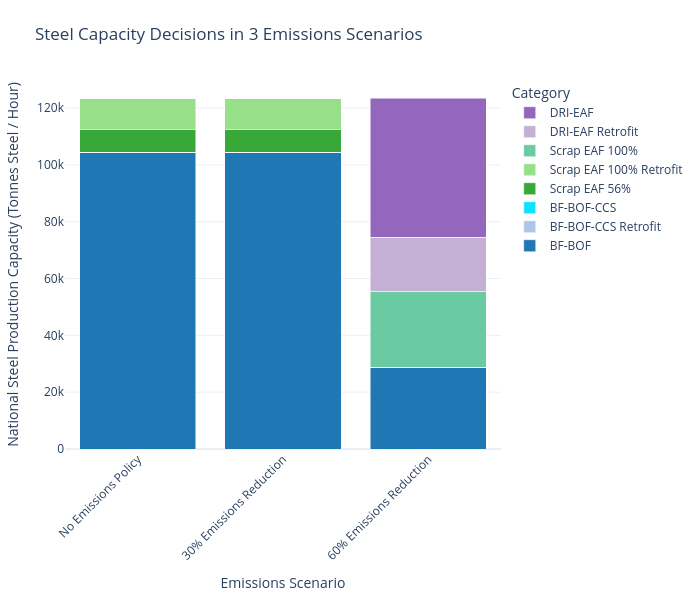

The notebook cell saved with this chart:
### Code cell
plot_stacked_bar(
    consolidate_capacity(steel_df).T,
    scenario_map=scenario_map,
    name_map=tech_name_map,
    color_map=custom_color_map,
    title_name = "Steel Capacity Decisions in 3 Emissions Scenarios",
    xaxis_name="Emissions Scenario",
    yaxis_name="National Steel Production Capacity (Tonnes Steel / Hour)",
    width=700
)

### Figure 1 — Plotly figure (JSON) as saved in the notebook; plotly's stock layout.template omitted (floating-point values rounded to 4 significant figures)
{"data": [{"hovertemplate": "Category=BF-BOF<br>Emissions Scenario=%{x}<br>National Steel Production Capacity (Tonnes Steel / Hour)=%{y}<extra></extra>", "legendgroup": "BF-BOF", "marker": {"color": "#1f77b4", "pattern": {"shape": ""}}, "name": "BF-BOF", "orientation": "v", "showlegend": true, "textposition": "auto", "type": "bar", "x": ["No Emissions Policy", "30% Emissions Reduction", "60% Emissions Reduction"], "xaxis": "x", "y": [104400.0, 104400.0, 28790.0], "yaxis": "y"}, {"hovertemplate": "Category=BF-BOF-CCS Retrofit<br>Emissions Scenario=%{x}<br>National Steel Production Capacity (Tonnes Steel / Hour)=%{y}<extra></extra>", "legendgroup": "BF-BOF-CCS Retrofit", "marker": {"color": "#aec7e8", "pattern": {"shape": ""}}, "name": "BF-BOF-CCS Retrofit", "orientation": "v", "showlegend": true, "textposition": "auto", "type": "bar", "x": ["No Emissions Policy", "30% Emissions Reduction", "60% Emissions Reduction"], "xaxis": "x", "y": [0.0, 0.0, 0.0], "yaxis": "y"}, {"hovertemplate": "Category=BF-BOF-CCS<br>Emissions Scenario=%{x}<br>National Steel Production Capacity (Tonnes Steel / Hour)=%{y}<extra></extra>", "legendgroup": "BF-BOF-CCS", "marker": {"color": "#0ee3ff", "pattern": {"shape": ""}}, "name": "BF-BOF-CCS", "orientation": "v", "showlegend": true, "textposition": "auto", "type": "bar", "x": ["No Emissions Policy", "30% Emissions Reduction", "60% Emissions Reduction"], "xaxis": "x", "y": [0.0, 0.0, 0.0], "yaxis": "y"}, {"hovertemplate": "Category=Scrap EAF 56%<br>Emissions Scenario=%{x}<br>National Steel Production Capacity (Tonnes Steel / Hour)=%{y}<extra></extra>", "legendgroup": "Scrap EAF 56%", "marker": {"color": "#38a938", "pattern": {"shape": ""}}, "name": "Scrap EAF 56%", "orientation": "v", "showlegend": true, "textposition": "auto", "type": "bar", "x": ["No Emissions Policy", "30% Emissions Reduction", "60% Emissions Reduction"], "xaxis": "x", "y": [7920.0, 7919.0, 3.352], "yaxis": "y"}, {"hovertemplate": "Category=Scrap EAF 100% Retrofit<br>Emissions Scenario=%{x}<br>National Steel Production Capacity (Tonnes Steel / Hour)=%{y}<extra></extra>", "legendgroup": "Scrap EAF 100% Retrofit", "marker": {"color": "#98df8a", "pattern": {"shape": ""}}, "name": "Scrap EAF 100% Retrofit", "orientation": "v", "showlegend": true, "textposition": "auto", "type": "bar", "x": ["No Emissions Policy", "30% Emissions Reduction", "60% Emissions Reduction"], "xaxis": "x", "y": [11070.0, 11070.0, 2.433], "yaxis": "y"}, {"hovertemplate": "Category=Scrap EAF 100%<br>Emissions Scenario=%{x}<br>National Steel Production Capacity (Tonnes Steel / Hour)=%{y}<extra></extra>", "legendgroup": "Scrap EAF 100%", "marker": {"color": "#6acaa2", "pattern": {"shape": ""}}, "name": "Scrap EAF 100%", "orientation": "v", "showlegend": true, "textposition": "auto", "type": "bar", "x": ["No Emissions Policy", "30% Emissions Reduction", "60% Emissions Reduction"], "xaxis": "x", "y": [1.109, 2.249, 26790.0], "yaxis": "y"}, {"hovertemplate": "Category=DRI-EAF Retrofit<br>Emissions Scenario=%{x}<br>National Steel Production Capacity (Tonnes Steel / Hour)=%{y}<extra></extra>", "legendgroup": "DRI-EAF Retrofit", "marker": {"color": "#c5b0d5", "pattern": {"shape": ""}}, "name": "DRI-EAF Retrofit", "orientation": "v", "showlegend": true, "textposition": "auto", "type": "bar", "x": ["No Emissions Policy", "30% Emissions Reduction", "60% Emissions Reduction"], "xaxis": "x", "y": [0.8692, 1.168, 18980.0], "yaxis": "y"}, {"hovertemplate": "Category=DRI-EAF<br>Emissions Scenario=%{x}<br>National Steel Production Capacity (Tonnes Steel / Hour)=%{y}<extra></extra>", "legendgroup": "DRI-EAF", "marker": {"color": "#9467bd", "pattern": {"shape": ""}}, "name": "DRI-EAF", "orientation": "v", "showlegend": true, "textposition": "auto", "type": "bar", "x": ["No Emissions Policy", "30% Emissions Reduction", "60% Emissions Reduction"], "xaxis": "x", "y": [0.4951, 1.008, 48820.0], "yaxis": "y"}], "layout": {"barmode": "stack", "height": 600, "legend": {"title": {"text": "Category"}, "tracegroupgap": 0, "traceorder": "reversed"}, "margin": {"b": 80, "l": 60, "r": 60, "t": 80}, "title": {"text": "Steel Capacity Decisions in 3 Emissions Scenarios"}, "width": 700, "xaxis": {"anchor": "y", "domain": [0, 1], "tickangle": -45, "title": {"text": "Emissions Scenario"}}, "yaxis": {"anchor": "x", "domain": [0, 1], "title": {"text": "National Steel Production Capacity (Tonnes Steel / Hour)"}}}}
